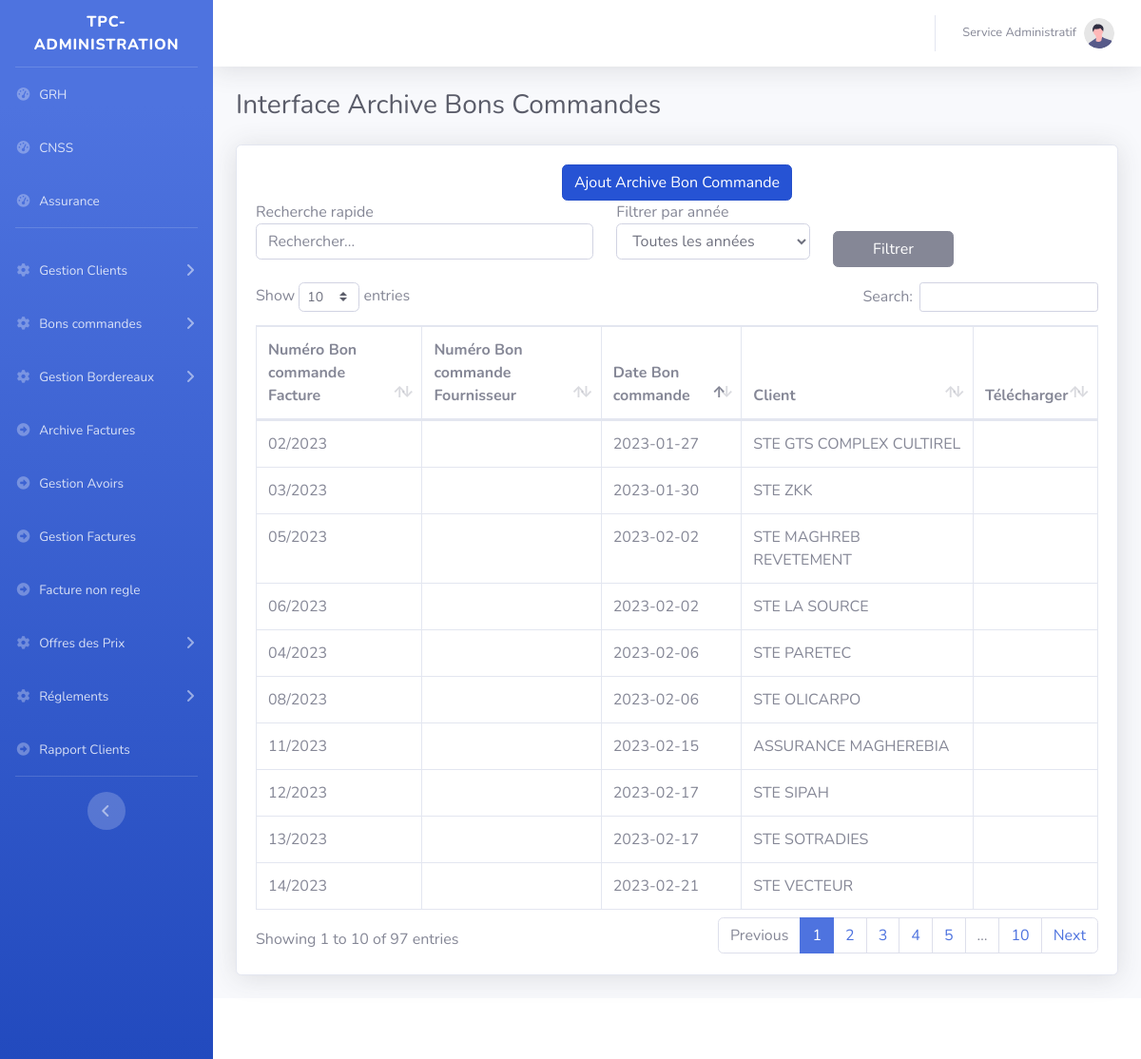
Screenshot of /main.php?Bons_commandes&Archive with the database file from the repository.
### tables this page shows
CREATE TABLE `archivebon_commande` (
  `id` int(11) NOT NULL AUTO_INCREMENT,
  `num_bon_commande` varchar(10) NOT NULL,
  `date_bon_commande` varchar(20) NOT NULL,
  `client` int(11) NOT NULL,
  `piecejointe` varchar(100) NOT NULL,
  `num_bon_commandeFournisseur` varchar(250) DEFAULT NULL,
  PRIMARY KEY (`id`),
  UNIQUE KEY `num_bon_commande` (`num_bon_commande`),
  KEY `client` (`client`),
  CONSTRAINT `archivebon_commande_ibfk_1` FOREIGN KEY (`client`) REFERENCES `clients` (`id`) ON DELETE CASCADE ON UPDATE CASCADE
);

CREATE TABLE `clients` (
  `id` int(11) NOT NULL AUTO_INCREMENT,
  `type_client` varchar(200) DEFAULT NULL,
  `convention` varchar(100) DEFAULT NULL,
  `pieceConvention` varchar(250) DEFAULT NULL,
  `nom_client` varchar(200) DEFAULT NULL,
  `code_client` varchar(11) DEFAULT NULL,
  `adresse` text DEFAULT NULL,
  `matriculeFiscale` varchar(100) DEFAULT NULL,
  `exonoration` varchar(100) DEFAULT NULL,
  `pieceExonoration` varchar(200) DEFAULT NULL,
  `tel` varchar(200) DEFAULT NULL,
  `email` varchar(200) DEFAULT NULL,
  `numexonoration` varchar(250) DEFAULT NULL,
  `ValiditeExonoration` varchar(250) DEFAULT NULL,
  PRIMARY KEY (`id`),
  KEY `matriculeFiscale` (`matriculeFiscale`),
  KEY `clent` (`nom_client`(191))
);

### class/connexion.db.php (called while the page is built)
<?php
function connexion(): PDO {
    $host = getenv('DB_HOST') ?: '127.0.0.1';
    $port = getenv('DB_PORT') ?: 3306;
    $db   = getenv('DB_NAME') ?: 'tpc';
    $user = getenv('DB_USER') ?: 'root';
    $pass = getenv('DB_PASSWORD') !== false ? getenv('DB_PASSWORD') : '';
    $dsn = "mysql:host=$host;port=$port;dbname=$db;charset=utf8mb4";
    $opts = [
        PDO::ATTR_ERRMODE            => PDO::ERRMODE_EXCEPTION,
        PDO::ATTR_DEFAULT_FETCH_MODE => PDO::FETCH_ASSOC,
        PDO::ATTR_EMULATE_PREPARES   => false,
    ];
    return new PDO($dsn, $user, $pass, $opts);
}

### class/BonsCommandes.class.php (called while the page is built, shortened)
<?php
include_once 'connexion.db.php';
class BonsCommandes{
	private $cnx;
	public function __construct(){$this->cnx=connexion();}
public function getAllARchive(){
		 $sql="SELECT * FROM archivebon_commande as ABC,clients as clt where ABC.client=clt.id ";
		$req=$this->cnx->query($sql);
		$resultat=$req->fetchAll();
		return $resultat;
	}
}
$bonCommande=new BonsCommandes();

### pages/BonsCommandes/Archive/AfficherArchive.php (the view, shortened to what this page needs)
<?php
include 'class/BonsCommandes.class.php';
$ArchiveBonsCommandes=$bonCommande->getAllARchive();
 ?>
                    <div class="card shadow mb-4">
                       <div style="width:100%;text-align:center" class="col-12">
                            <a href="?Bons_commandes&Archive&Add" class="btn btn-primary active " style="position:relative; top:20px;"  >Ajout  Archive Bon Commande</a>
							</div>
                        <div class="card-body">
                            <div class="table-responsive">
                                <table class="table table-bordered dt-extra-controls" id="dataTable" width="100%" cellspacing="0" data-year-column="1" data-order-column="2" data-order-direction="asc">
                                    <thead>
                                        <tr>
										    <th >Numéro Bon commande Facture</th>
											<th >Numéro Bon commande Fournisseur</th>
											<th >Date Bon commande</th>
											<th >Client</th>
                                            <th >Télécharger</th>
                                        </tr>
                                    </thead>
                                    <tbody>
									<?php if(!empty($ArchiveBonsCommandes)){
										foreach($ArchiveBonsCommandes as $key){?>
											 <tr>
												<td>
												<?=$key['num_bon_commande']?>
												</td>
												<td>
												</td>
												 <td><?=$key['date_bon_commande']?></td>
												<td><?=$key['nom_client']?></td>
												   <td>
												   </td>
											 </tr>
									<?php }}?>
									 </tbody>
                                </table>
                            </div>
                        </div>
                    </div>

### rows the page displays
archivebon_commande: num_bon_commande "02/2023", date_bon_commande "2023-01-27", client.nom_client "STE GTS COMPLEX CULTIREL"
archivebon_commande: num_bon_commande "03/2023", date_bon_commande "2023-01-30", client.nom_client "STE ZKK"
archivebon_commande: num_bon_commande "04/2023", date_bon_commande "2023-02-06", client.nom_client "STE PARETEC"
archivebon_commande: num_bon_commande "05/2023", date_bon_commande "2023-02-02", client.nom_client "STE MAGHREB REVETEMENT"
archivebon_commande: num_bon_commande "06/2023", date_bon_commande "2023-02-02", client.nom_client "STE LA SOURCE"
archivebon_commande: num_bon_commande "08/2023", date_bon_commande "2023-02-06", client.nom_client "STE OLICARPO"
archivebon_commande: num_bon_commande "11/2023", date_bon_commande "2023-02-15", client.nom_client "ASSURANCE MAGHEREBIA"
archivebon_commande: num_bon_commande "12/2023", date_bon_commande "2023-02-17", client.nom_client "STE SIPAH"
archivebon_commande: num_bon_commande "13/2023", date_bon_commande "2023-02-17", client.nom_client "STE SOTRADIES"
archivebon_commande: num_bon_commande "14/2023", date_bon_commande "2023-02-21", client.nom_client "STE VECTEUR"
